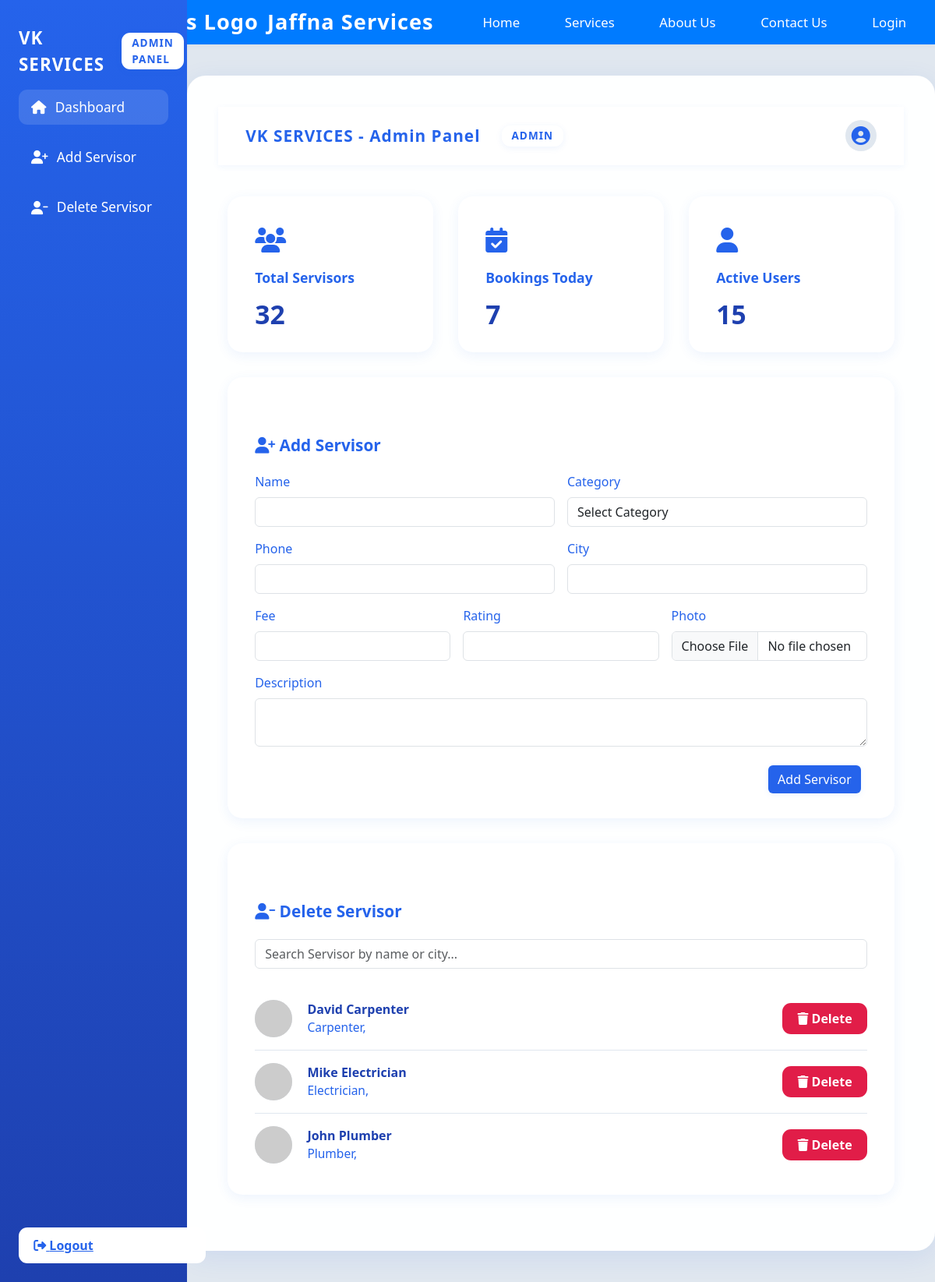
Screenshot of /admin/dashboard.php with the database file from the repository.
### tables this page shows
CREATE TABLE IF NOT EXISTS `servisors` (
    `id` int(11) NOT NULL AUTO_INCREMENT,
    `name` varchar(100) NOT NULL,
    `email` varchar(100) NOT NULL UNIQUE,
    `phone` varchar(20) NOT NULL,
    `password` varchar(255) NOT NULL,
    `service_type` enum('Plumber', 'Mason', 'Electrician', 'Carpenter', 'Technician') NOT NULL,
    `profile_image` varchar(255) DEFAULT NULL,
    `is_approved` tinyint(1) DEFAULT 0,
    `created_at` timestamp DEFAULT CURRENT_TIMESTAMP,
    PRIMARY KEY (`id`)
);

### admin/dashboard.php (the view, shortened to what this page needs)
<?php
include '../includes/header.php';
include '../includes/db.php';
?>
<!DOCTYPE html>
<html lang="en">
<head>
    <link rel="stylesheet" href="https://cdnjs.cloudflare.com/ajax/libs/font-awesome/6.4.0/css/all.min.css">
    <link rel="stylesheet" href="https://cdn.jsdelivr.net/npm/bootstrap@5.3.2/dist/css/bootstrap.min.css">
</head>
<body>
    <div class="admin-sidebar">
        <div class="sidebar-title">VK SERVICES <span class="admin-badge">ADMIN PANEL</span></div>
        <ul>
            <li><a href="#" class="active"><i class="fa fa-home"></i> Dashboard</a></li>
            <li><a href="#add-servisor"><i class="fa fa-user-plus"></i> Add Servisor</a></li>
            <li><a href="#delete-servisor"><i class="fa fa-user-minus"></i> Delete Servisor</a></li>
        </ul>
        <a class="logout-btn" href="../logout.php"><i class="fa fa-sign-out-alt"></i> Logout</a>
    </div>
    <div class="admin-main">
        <div class="admin-main-boxed">
            <div class="admin-watermark">ADMIN</div>
            <div class="admin-topbar">
                <div class="panel-title">VK SERVICES - Admin Panel <span class="admin-badge">ADMIN</span></div>
                <div class="profile-icon"><i class="fa fa-user-circle"></i></div>
            </div>
            <div class="container-fluid">
                <div class="dashboard-cards">
                    <div class="dashboard-card">
                        <div class="card-icon"><i class="fa fa-users"></i></div>
                        <div class="card-title">Total Servisors</div>
                        <div class="card-value" id="totalServisors">32</div>
                    </div>
                    <div class="dashboard-card">
                        <div class="card-icon"><i class="fa fa-calendar-check"></i></div>
                        <div class="card-title">Bookings Today</div>
                        <div class="card-value" id="bookingsToday">7</div>
                    </div>
                    <div class="dashboard-card">
                        <div class="card-icon"><i class="fa fa-user"></i></div>
                        <div class="card-title">Active Users</div>
                        <div class="card-value" id="activeUsers">15</div>
                    </div>
                </div>
                <div class="add-servisor-form" id="add-servisor">
                    <div class="section-title"><i class="fa fa-user-plus"></i> Add Servisor</div>
                    <form method="POST" enctype="multipart/form-data">
                        <div class="row g-3">
                            <div class="col-md-6">
                                <label class="form-label">Name</label>
                                <input type="text" class="form-control" name="name" required>
                            </div>
                            <div class="col-md-6">
                                <label class="form-label">Category</label>
                                <select class="form-control" name="category" required>
                                    <option value="">Select Category</option>
                                </select>
                            </div>
                            <div class="col-md-6">
                                <label class="form-label">Phone</label>
                                <input type="text" class="form-control" name="phone" required>
                            </div>
                            <div class="col-md-6">
                                <label class="form-label">City</label>
                                <input type="text" class="form-control" name="city" required>
                            </div>
                            <div class="col-md-4">
                                <label class="form-label">Fee</label>
                                <input type="number" class="form-control" name="fee" required>
                            </div>
                            <div class="col-md-4">
                                <label class="form-label">Rating</label>
                                <input type="number" class="form-control" name="rating" min="0" max="5" step="0.1" required>
                            </div>
                            <div class="col-md-4">
                                <label class="form-label">Photo</label>
                                <input type="file" class="form-control" name="photo" accept="image/*">
                            </div>
                            <div class="col-12">
                                <label class="form-label">Description</label>
                                <textarea class="form-control" name="description" rows="2"></textarea>
                            </div>
                            <div class="col-12 text-end">
                                <button type="submit" class="btn btn-primary" style="background:#2563eb;border:none;">Add Servisor</button>
                            </div>
                        </div>
                    </form>
                </div>
                <div class="delete-servisor-section" id="delete-servisor">
                    <div class="section-title"><i class="fa fa-user-minus"></i> Delete Servisor</div>
                    <input type="text" class="form-control" id="searchServisor" placeholder="Search Servisor by name or city...">
                    <div class="servisor-list" id="servisorList">
<?php
$result = $conn->query('SELECT * FROM servisors ORDER BY id DESC LIMIT 5');
if ($result && $result->num_rows > 0) {
    while ($servisor = $result->fetch_assoc()) {
        echo '<div class="servisor-item">';
        echo '<div class="servisor-info">';
        if (!empty($servisor['photo'])) {
            echo '<img src="' . htmlspecialchars($servisor['photo']) . '" class="servisor-photo" alt="">';
        } else {
            echo '<img src="https://randomuser.me/api/portraits/men/1.jpg" class="servisor-photo" alt="">';
        }
        echo '<div>';
        echo '<div class="servisor-name">' . htmlspecialchars($servisor['name']) . '</div>';
        echo '<div style="font-size:0.97em;color:#2563eb;">' . htmlspecialchars($servisor['service_type']) . ', ' . htmlspecialchars($servisor['area']) . '</div>';
        echo '</div></div>';
        echo '<form method="POST" style="margin:0;">';
        echo '<button type="submit" class="delete-btn"><i class="fa fa-trash"></i> Delete</button>';
        echo '</form>';
        echo '</div>';
    }
} else {
    echo '<div>No servisors found.</div>';
}
?>
                    </div>
                </div>
            </div>
        </div>
    </div>
</body>
</html>

### assets/css/style.css (style rules this page uses)
body { font-family: 'Poppins', 'Inter', Arial, sans-serif; margin: 0; padding: 0; background: #f8f9fa; color: #222; }
.btn { background: #007BFF; color: #fff; border: none; padding: 0.7rem 1.7rem; border-radius: 2rem; font-size: 1.05rem; cursor: pointer; margin: 0.5rem 0.5rem 0.5rem 0; transition: background 0.2s, box-shadow 0.2s; text-decoration: none; display: inline-block; font-weight: 600; box-shadow: 0 2px 8px rgba(0,123,255,0.08); }

### rows the page displays
servisors: name "David Carpenter", service_type "Carpenter"
servisors: name "Mike Electrician", service_type "Electrician"
servisors: name "John Plumber", service_type "Plumber"
